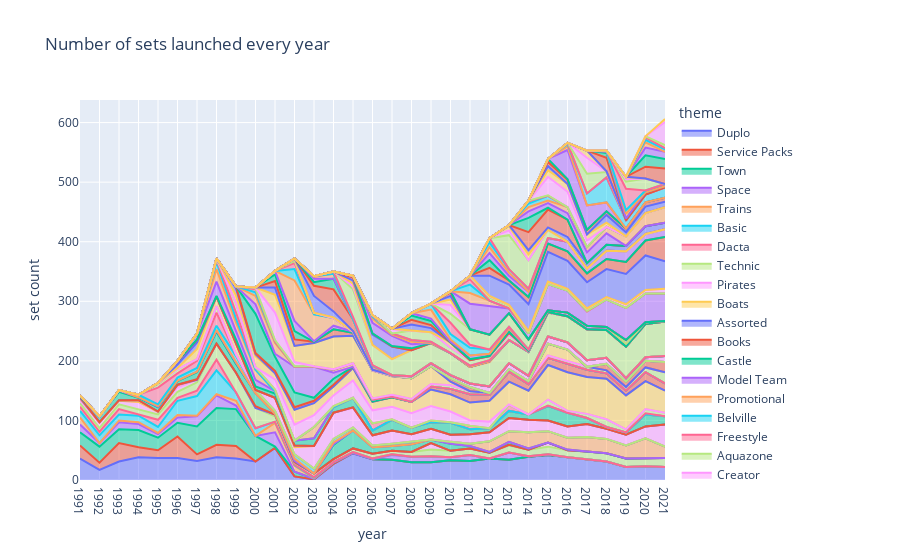

Notebook source saved alongside this figure:
### Code cell
fig = px.area(df_set_count, "year", "number", 
       color = "theme", title = "Number of sets launched every year",
      labels = {"number":"set count"})
fig.update_layout(xaxis = dict(tickmode = 'linear',tick0 = 0,dtick = 1))
fig.show()
